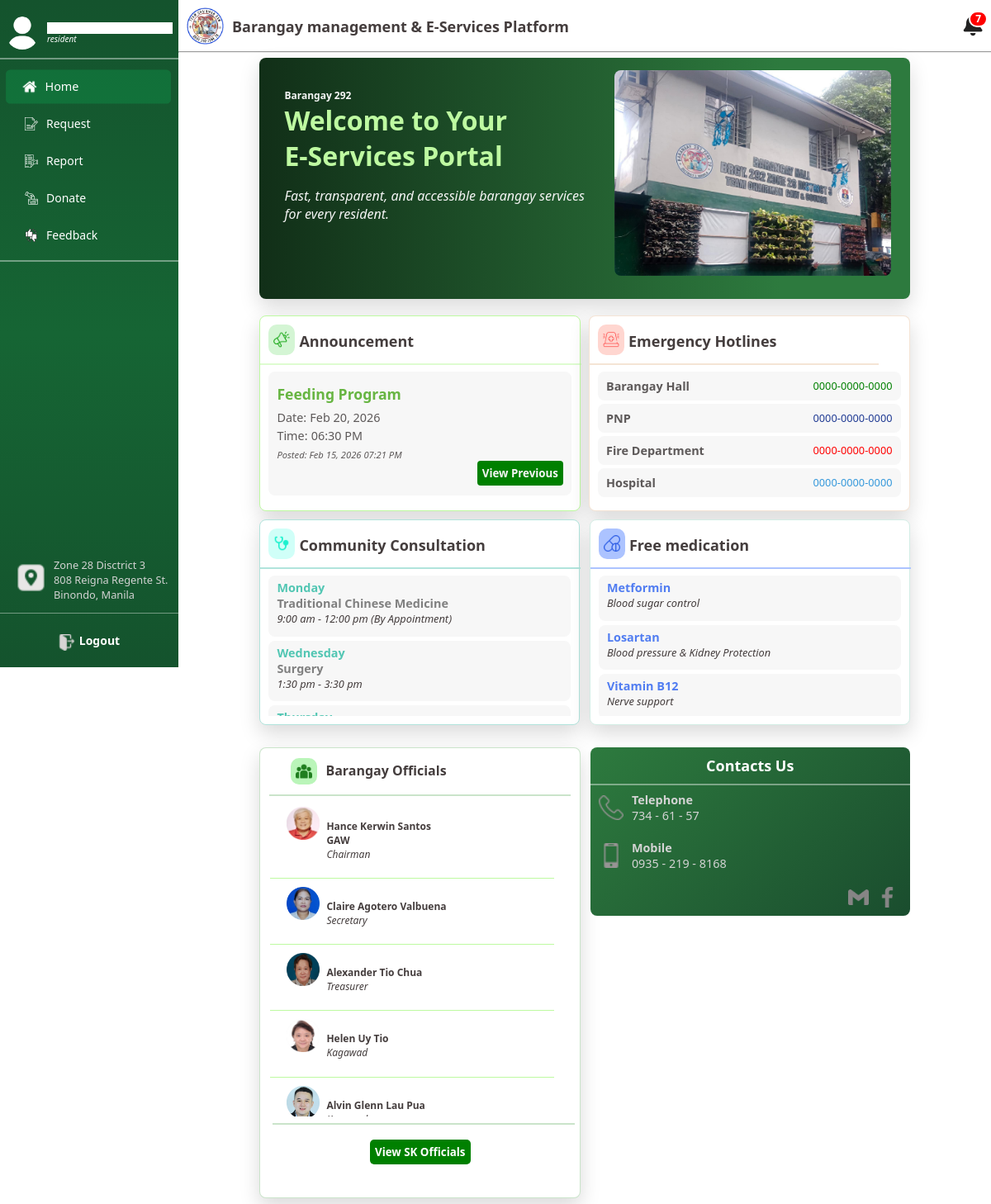
/homepage.php (signed in), run on the app's committed database.
### tables this page shows
CREATE TABLE `announcements` (
  `id` int(11) NOT NULL,
  `event_date` date NOT NULL,
  `event_time` time NOT NULL,
  `event_type` varchar(255) NOT NULL,
  `created_at` timestamp NOT NULL DEFAULT current_timestamp()
);

### homepage.php (the view, shortened to what this page needs)
<?php
include "db.php";
$user_id = (int)$_SESSION['user_id'];
$stmt = $conn->prepare("SELECT * FROM accounts WHERE id = ?");
$stmt->bind_param("i", $user_id);
$stmt->execute();
$currentUser = $stmt->get_result()->fetch_assoc();
function fetchNotifs($conn, $sql, $user_id) {
    $out = [];
    $stmt = $conn->prepare($sql);
    if ($stmt) {
        $stmt->bind_param("i", $user_id);
        $stmt->execute();
        $res = $stmt->get_result();
        while ($row = $res->fetch_assoc()) $out[] = $row;
    }
    return $out;
}
$reqNotifSql = "SELECT 'Request' AS type, r.request_id AS id, r.document_type AS details, r.status AS status, r.decline_reason AS reason, r.created_at AS date
                FROM requests r
                WHERE r.user_id = ? AND LOWER(r.status) IN ('approved','declined')
                ORDER BY date DESC LIMIT 10";
$repNotifSql = "SELECT 'Report' AS type, r.id AS id, r.reason AS details, r.status AS status, r.created_at AS date
                FROM reports r
                WHERE r.user_id = ? AND LOWER(r.status) IN ('resolved','declined')
                ORDER BY date DESC LIMIT 10";
$donNotifSql = "SELECT 'Donation' AS type, d.id AS id, d.message AS details, d.status AS status, d.created_at AS date
                FROM donations d
                WHERE d.user_id = ? AND LOWER(d.status) IN ('approved','declined')
                ORDER BY date DESC LIMIT 10";
$fbNotifSql  = "SELECT 'Feedback' AS type, f.id AS id, f.feedback_text AS details, f.status AS status, f.created_at AS date
                FROM feedbacks f
                WHERE f.user_id = ? AND LOWER(f.status) IN ('reviewed','declined')
                ORDER BY date DESC LIMIT 10";
$userStatusNotifications = array_merge(
    fetchNotifs($conn, $reqNotifSql, $user_id),
    fetchNotifs($conn, $repNotifSql, $user_id),
    fetchNotifs($conn, $donNotifSql, $user_id),
    fetchNotifs($conn, $fbNotifSql,  $user_id)
);
usort($userStatusNotifications, function($a, $b) {
    return strtotime($b['date']) - strtotime($a['date']);
});
$userStatusNotifications = array_slice($userStatusNotifications, 0, 10);
$userStatusNotifCount = count($userStatusNotifications);
$annRes = $conn->query("SELECT id, event_date, event_time, event_type, created_at
                        FROM announcements
                        ORDER BY created_at DESC
                        LIMIT 1");
if ($annRes && $annRes->num_rows > 0) {
    $ann = $annRes->fetch_assoc();
}
$annAllRes = $conn->query("SELECT id, event_date, event_time, event_type, created_at
                           FROM announcements
                           ORDER BY created_at DESC");
?>
<!DOCTYPE html>
<html lang="en">
<head>
    <link rel="stylesheet" href="homepage.css">
    <link rel="stylesheet" href="https://cdnjs.cloudflare.com/ajax/libs/font-awesome/6.5.0/css/all.min.css">
</head>
<body>
<?php
    $img = $currentUser['profile_image'] ?? '';
    $hasImg = (!empty($img) && file_exists($img));
?>
<div class="main">
    <div class="sidebar">
               <div class="sideflex">
        <div class="usercontainer">
            <?php if ($hasImg): ?>
                <img class="user user-avatar" src="<?= htmlspecialchars($img) ?>" alt="Profile" id="profileIcon" role="button" tabindex="0" aria-haspopup="true" aria-expanded="false">
            <?php else: ?>
                <img class="user user-avatar" src="images/usericon.png" alt="User Icon" id="profileIcon" role="button" tabindex="0" aria-haspopup="true" aria-expanded="false">
            <?php endif; ?>
        </div>
              <div class="info">
        <h5 class="username"><?= htmlspecialchars($_SESSION["fullname"]) ?></h5>
            <h4 class="usertype"><?= htmlspecialchars($_SESSION["role"]) ?></h4>
        </div>
    </div>
        <hr class="hrside">
        <div class="btncontainer active" onclick="showSection('home', this)">
            <img class="icon" src="images/homeicon.png" alt="Home">
            <h4 class="text">Home</h4>
        </div>
        <div class="btncontainer" onclick="showSection('request', this)">
            <img class="icon" src="images/reqicon.png" alt="Request">
            <h4 class="text">Request</h4>
        </div>
        <div class="btncontainer" onclick="showSection('report', this)">
            <img class="icon" src="images/repicon.png" alt="Report">
            <h4 class="text">Report</h4>
        </div>
        <div class="btncontainer" onclick="showSection('donate', this)">
            <img class="icon" src="images/dicon.png" alt="Donate">
            <h4 class="text">Donate</h4>
        </div>
        <div class="btncontainer" onclick="showSection('feedback', this)">
            <img class="icon" src="images/fbicon.png" alt="Feedback">
            <h4 class="text">Feedback</h4>
        </div>
         <hr style="width: 100%; border: 0.5px solid rgba(255, 255, 255, 0.4); margin-top: 10px;">
          <div class="address1" >
             <img class="logoadd" src="images/pin.png" alt="Feedback">
             <div class="addtext">
              <p class=> Zone 28 Disctrict 3 <br>808 Reigna Regente St. <br>Binondo, Manila</p>
          </div>
          </div>
        <div class="logoutcontainer" onclick="window.location.href='logout.php'">
             <img class="logolog" src="images/logout.png" alt="Feedback">
            <h4 class="logout">Logout</h4>
        </div>
    </div>
    <div class="header">
        <div class="child1">
            <img class="logo" src="images/logo2.png" alt="Logo">
            <h3 class="h3top">Barangay management & E-Services Platform</h3>
            <div class="notification-container" onclick="toggleNotifications()" style="margin-left:auto;">
                <?php if ($userStatusNotifCount > 0): ?>
                    <span class="notification-badge"><?= $userStatusNotifCount ?></span>
                <?php endif; ?>
            </div>
        </div>
        <hr class="hrtop1">
        <div class="main2">
            <div class="home" id="home">
                   <div class="homeparent">
                <div class="content3">
                    <div class="descrip">
                        <br>
                        <p class="par1">Barangay 292</p><p class="w">Welcome to Your</p>
<p class="e" >E-Services Portal</p>
 <p class="f">Fast, transparent, and accessible barangay services for every resident. </p>
                    </div>
                    <div class="image-container">
                        <img class="barangay" src="images/barangay.jpg" alt="Barangay">
                    </div>
                </div>
            </div>
                <div class="content4">
                    <div class="announcement">
                             <div class="nameflex2">
                                <div class="logo-container">
    <img class="logoa" src="images/marketing.png" alt="Logo">
</div>
                        <h4 class="h41">Announcement</h4>
                       </div>
                        <hr class="hr2">
                       <div class="textareaannouncement">
  <div class="announcement-row">
        <span  class="fprog">
            <?= htmlspecialchars($ann['event_type']) ?>
        </span>
    </div>
    <div class="announcement-row">
        <span class="date">Date:</span>
        <span class="date">
            <?= date('M d, Y', strtotime($ann['event_date'])) ?>
        </span>
    </div>
    <?php if(!empty($ann['event_time'])): ?>
    <div class="timecon">
        <span class="time">Time:</span>
        <span class="time">
            <?= date('h:i A', strtotime($ann['event_time'])) ?>
        </span>
    </div>
    <?php endif; ?>
    <div class="announcement-row posted">
        <span class="posted">Posted:</span>
        <span class="posted">
            <?= date('M d, Y h:i A', strtotime($ann['created_at'])) ?>
        </span>
    </div>
    <div class="submitannounce">
         <input class="announcebtn"type="button"  value="View Previous" >
    </div>
</div>
                    </div>
                     <div class="office">
                        <div class="nameflex3">
                            <div class="logo-container2">
    <img class="logoc" src="images/emergency.png" alt="Logo">
</div>
                        <h4 class="h42">Emergency Hotlines</h4>
                    </div>
                        <hr class="hr3">
                        <div class="officeflex">
                        <div class="upcon"><p class="upper">Barangay Hall</p><p class="lower"style="color:green;">0000-0000-0000</p></div>
                            <div class="upcon"><p class="upper">PNP</p><p class="lower" style="color:#1f3a93;">0000-0000-0000</p></div>
                             <div class="upcon"><p class="upper">Fire Department</p><p class="lower"style="color:red;">0000-0000-0000</p></div>
                              <div class="upcon"><p class="upper">Hospital</p><p class="lower"style="color: #3498db;">0000-0000-0000</p></div>
                          </div>
                    </div>
                </div>
               <div class="content5">
               <div class="emergency">
                        <div class="nameflex3">
                             <div class="logo-container3">
    <img class="logod" src="images/stetoscope.png" alt="Logo">
</div>
                        <h4 class="h42">Community Consultation</h4>
                    </div>
                        <hr class="hr4">
                        <div class="par2">
                            <div class="concon">
                            <p class="upper2">Monday</p><p class="mid"> Traditional Chinese Medicine</p>
                            <p class="lower2">9:00 am - 12:00 pm (By Appointment)</p>
                        </div>
                         <div class="concon">
                            <p class="upper2">Wednesday</p><p class="mid">Surgery</p>
                            <p class="lower2">1:30 pm - 3:30 pm</p>
                        </div>
                         <div class="concon">
                            <p class="upper2">Thursday</p><p class="mid">Pediatrics</p>
                        </div>
                            </div>
                    </div>
                       <div class="aboutus">
                        <div class="nameflex3">
                            <div class="logo-containerd">
    <img class="logoe" src="images/drugs.png" alt="Logo">
</div>
                        <h4 class="h42">Free medication</h4>
                    </div>
                        <hr class="hrd">
                            <div class="par3">
                            <div class="concon">
                            <p class="upper3">Metformin</p><p class="lower2">Blood sugar control</p>
                        </div>
                         <div class="concon">
                            <p class="upper3">Losartan</p><p class="lower2">Blood pressure & Kidney Protection</p>
                        </div>
                         <div class="concon">
                            <p class="upper3">Vitamin B12</p><p class="lower2">Nerve support</p>
                        </div>
                            </div>
                    </div>
                </div>
            </div>
            <div class="content2">
                <div class="officials" id="brgyofficials">
                    <div class="officialtextcontainer">
                         <div class="logo-containerbr">
    <img class="logobrgy" src="images/group.png" alt="Logo">
</div>
                        <h4 class="brgyofficialtext">Barangay Officials</h4>
                    </div>
                    <hr class="hr5">
                    <div class="officials-list">
                        <div class="pics">
                            <img class="pic" src="images/Chairman.png" alt="Official">
                            <div class="h5container">
                                <h5 class="text2">Hance Kerwin Santos GAW<br><i>Chairman</i></h5>
                            </div>
                        </div>
                        <div class="pics">
                            <img class="pic" src="images/Secretary.png" alt="Official">
                            <div class="h5container">
                                <h5 class="text2">Claire Agotero Valbuena<br><i>Secretary</i></h5>
                            </div>
                        </div>
                        <div class="pics">
                            <img class="pic" src="images/Treasurer.png" alt="Official">
                            <div class="h5container">
                                <h5 class="text2">Alexander Tio Chua<br><i>Treasurer</i></h5>
                            </div>
                        </div>
                        <div class="pics">
                            <img class="pic" src="images/KagawadHelen.png" alt="Official">
                            <div class="h5container">
                                <h5 class="text2">Helen Uy Tio<br><i>Kagawad</i></h5>
                            </div>
                        </div>
                        <div class="pics">
                            <img class="pic" src="images/KagawadAlvin.png" alt="Official">
                            <div class="h5container">
                                <h5 class="text2">Alvin Glenn Lau Pua<br><i>Kagawad</i></h5>
                            </div>
                        </div>
                    </div>
                    <hr class="hr6">
                    <div class="skcontainer" onclick="showSK()">
                        <button><b class="b3">View SK Officials</b></button>
                    </div>
                </div>
                <div class="botright">
                    <div style="display: flex;    justify-content: center;"> <p class="pbr">Contacts Us</p></div>
                    <hr style="margin-top: 10px; border: 0.5px solid rgba(255, 255, 255, 0.4); width:100%;">
                    <div>
                        <div class="phone">
                            <img class="logop" src="images/telephone.png" alt="Official">
                            <div><p class="ttext">Telephone</p><p class="tnumber">734 - 61 - 57</p></div>
                        </div>
                        <div class="phone">
                            <img class="logop" src="images/cellphone.png" alt="Official">
                            <div><p class="mtext">Mobile</p><p class="mnumber">0935 - 219 - 8168</p></div>
                        </div>
                         <div class="phone">
                            <img class="logofb" src="images/gmail.png" alt="Official">
                            <img class="logogm" src="images/facebook.png" alt="Official">
                        </div>
                    </div>
                </div>
            </div>
        </div>
    </div>
</div>
</body>
</html>

### homepage.php (style rules this page uses)
.user { cursor: pointer; transition: transform 0.2s ease, opacity 0.2s ease; }
.user-avatar { margin-left:5px; width: 40px; height: 40px; border-radius: 50%; object-fit: cover; }
.notification-container { position: relative; display: inline-flex; align-items: center; justify-content: center; margin-left: auto; width: 44px; height: 44px; cursor: pointer; }
.notification-badge { position: absolute; top: 4px; right: 4px; background: red; color: white; border-radius: 999px; padding: 2px 6px; font-size: 12px; font-weight: bold; line-height: 1; border: 2px solid #fff; }
.child1 { display: flex; align-items: center; }

### data on the page
announcements: event_type "Feeding Program", event_date "Feb 20, 2026", event_time "06:30 PM", created_at "Feb 15, 2026 07:21 PM"

### other printed values
$_SESSION["role"] "resident"
$userStatusNotifCount "7"
